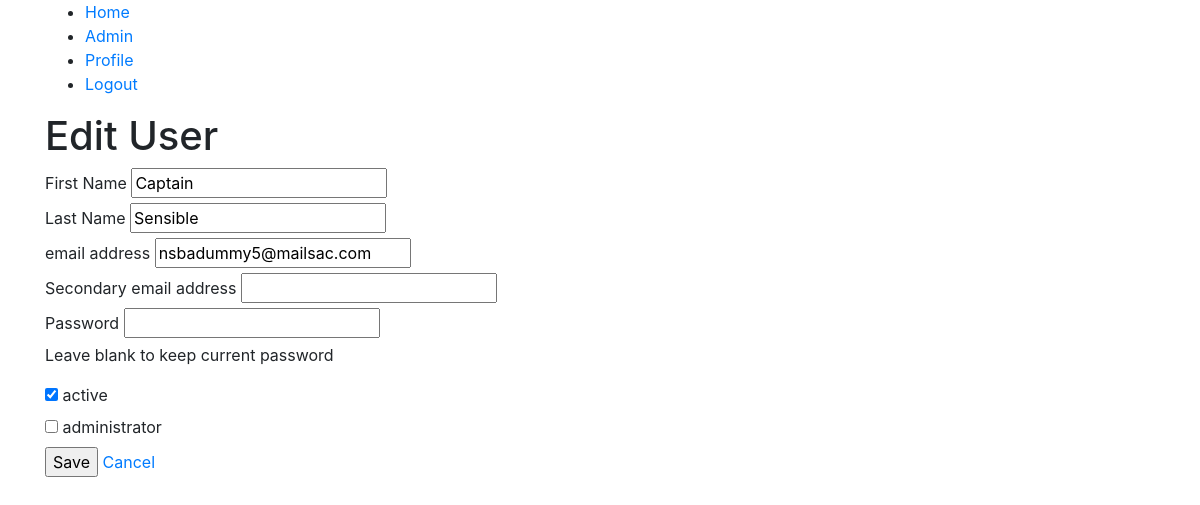
Page /admin/users/edit.php?userId=11 (signed in) on the committed database.
### tables this page shows
CREATE TABLE `user` (
  `userId` int(11) NOT NULL,
  `firstName` varchar(128) NOT NULL,
  `lastName` varchar(128) NOT NULL,
  `email` varchar(128) NOT NULL,
  `emailSecondary` varchar(128) DEFAULT NULL,
  `password` varchar(255) NOT NULL,
  `password_reset_token` varchar(40) DEFAULT NULL,
  `password_reset_expires_at` datetime DEFAULT NULL,
  `activation_token` varchar(40) DEFAULT NULL,
  `is_active` tinyint(1) NOT NULL DEFAULT '0',
  `is_admin` tinyint(1) NOT NULL DEFAULT '0'
);

### classes/User.class.php (called while the page is built, shortened)
<?php
class User
{
  public static function findByID($userId)
  {
    try {
      $db = Database::getInstance();
      $stmt = $db->prepare('SELECT * FROM user WHERE userId = :userId LIMIT 1');
      $stmt->execute([':userId' => $userId]);
      $user = $stmt->fetchObject('User');
      if ($user !== false) {
        return $user;
      }
    } catch(PDOException $exception) {
      error_log($exception->getMessage());
    }
  }
  public static function getByIDor404($data)
  {
    if (isset($data['userId'])) {
      $user = static::findByID($data['userId']);
      if ($user !== null) {
        return $user;
      }
    }
  }
}

### classes/Auth.class.php (called while the page is built, shortened)
<?php
class Auth
{
    private static $_instance;
    private $_currentUser;
  public static function getInstance()
  {
    if (static::$_instance === NULL) {
      static::$_instance = new Auth();
    }
    return static::$_instance;
  }
  public function getCurrentUser()
  {
    if ($this->_currentUser === null) {
      if (isset($_SESSION['user_id'])) {
        $this->_currentUser = User::findByID($_SESSION['user_id']);
    } else {
        $this->_currentUser = $this->_loginFromCookie();
      }
    }
    return $this->_currentUser;
  }
  public function isLoggedIn()
  {
    return $this->getCurrentUser() !== null;
  }
  public function requireLogin()
  {
    if ( ! $this->isLoggedIn()) {
      $url = $_SERVER['REQUEST_URI'];
      if ( ! empty($url)) {
        $_SESSION['return_to'] = $url;
      }
      Util::redirect('/Capstone_Seed/login.php');
    }
  }
}

### admin/users/form.php (the view, shortened to what this page needs)
<form method="post">
  <div>
    <label for="firstName">First Name</label>
    <input id="firstName" name="firstName" value="<?php echo htmlspecialchars($user->firstName); ?>" />
  </div>
  <div>
    <label for="lastName">Last Name</label>
    <input id="lastName" name="lastName" value="<?php echo htmlspecialchars($user->lastName); ?>" />
  </div>
  <div>
    <label for="email">email address</label>
    <input id="email" name="email" value="<?php echo htmlspecialchars($user->email); ?>" />
  </div>
  <div>
    <label for="emailSecondary">Secondary email address</label>
    <input id="emailSecondary" name="emailSecondary" value="<?php echo htmlspecialchars($user->emailSecondary); ?>" />
  </div>
  <div>
    <label for="password">Password</label>
    <input type="password" id="password" name="password" />
    <p>Leave blank to keep current password</p>
  </div>
  <?php $is_same_user = $user->userId == Auth::getInstance()->getCurrentUser()->userId; ?>
  <div>
    <label for="is_active">
        <?php if ($is_same_user): ?>
            <input type="hidden" name="is_active" value="1" />
            <input type="checkbox" disabled="disabled" checked="checked" /> active
        <?php else: ?>
            <input id="is_active" name="is_active" type="checkbox" value="1"
                <?php if ($user->is_active): ?>checked="checked"<?php endif; ?>/> active
        <?php endif; ?>
    </label>
  </div>
  <div>
    <label for="is_admin">
        <?php if ($is_same_user): ?>
            <input type="hidden" name="is_admin" value="1" />
            <input type="checkbox" disabled="disabled" checked="checked" /> administrator
        <?php else: ?>
            <input id="is_admin" name="is_admin" type="checkbox" value="1"
                <?php if ($user->is_admin): ?>checked="checked"<?php endif; ?>/> administrator
        <?php endif; ?>
    </label>
  </div>
  <input type="submit" value="Save" />
  <a href="/Capstone_Seed/admin/users<?php if (isset($user->userId)) { echo '/show.php?userId=' . $user->userId; } ?>">Cancel</a>
</form>

### rows in the picture
user: firstName "Captain", lastName "Sensible", email "nsbadummy5@mailsac.com", is_active "☑"
